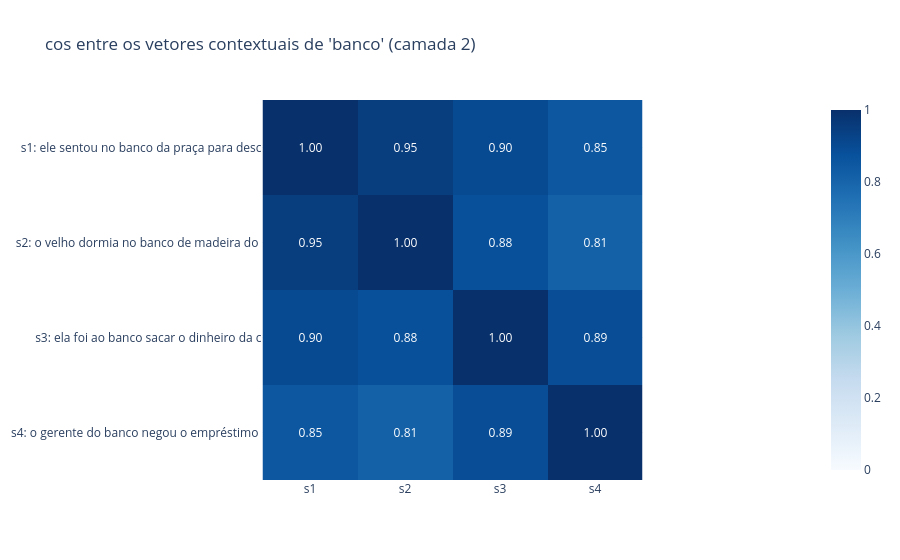

Notebook source saved alongside this figure:
### Code cell
import plotly.express as px
word, frases = "banco", exemplos["banco"]
S = sim_matrix(word, frases, 2)
labels = [f"s{i+1}: " + " ".join(tokenize(f))[:38] for i, f in enumerate(frases)]
px.imshow(S, x=[f"s{i+1}" for i in range(4)], y=labels, zmin=0, zmax=1, color_continuous_scale="Blues", text_auto=".2f", template="plotly_white",
          title="cos entre os vetores contextuais de 'banco' (camada 2)").show()

### Figure 1 — Plotly figure (JSON) as saved in the notebook; plotly's stock layout.template omitted (floating-point values rounded to 4 significant figures)
{"data": [{"coloraxis": "coloraxis", "hovertemplate": "x: %{x}<br>y: %{y}<br>color: %{z}<extra></extra>", "name": "0", "texttemplate": "%{z:.2f}", "type": "heatmap", "x": ["s1", "s2", "s3", "s4"], "xaxis": "x", "y": ["s1: ele sentou no banco da praça para desc", "s2: o velho dormia no banco de madeira do ", "s3: ela foi ao banco sacar o dinheiro da c", "s4: o gerente do banco negou o empréstimo "], "yaxis": "y", "z": [[1.0, 0.9516, 0.9022, 0.852], [0.9516, 1.0, 0.8806, 0.814], [0.9022, 0.8806, 1.0, 0.8917], [0.852, 0.814, 0.8917, 1.0]]}], "layout": {"coloraxis": {"autocolorscale": false, "cmax": 1, "cmin": 0, "colorscale": [[0.0, "rgb(247,251,255)"], [0.125, "rgb(222,235,247)"], [0.25, "rgb(198,219,239)"], [0.375, "rgb(158,202,225)"], [0.5, "rgb(107,174,214)"], [0.625, "rgb(66,146,198)"], [0.75, "rgb(33,113,181)"], [0.875, "rgb(8,81,156)"], [1.0, "rgb(8,48,107)"]]}, "title": {"text": "cos entre os vetores contextuais de 'banco' (camada 2)"}, "xaxis": {"anchor": "y", "constrain": "domain", "domain": [0.0, 1.0], "scaleanchor": "y"}, "yaxis": {"anchor": "x", "autorange": "reversed", "constrain": "domain", "domain": [0.0, 1.0]}}}
